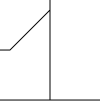

Write Python code to recreate this figure.
# This is based on the zetcode pygtktutorial
import gtk
import math

class PyApp(gtk.Window):
    def __init__(self):
        super(PyApp, self).__init__()

        self.set_title("Julia child 2")
        self.resize(640, 480);
        self.set_position(gtk.WIN_POS_CENTER)
        self.connect("destroy", gtk.main_quit)
        darea = gtk.DrawingArea()
        darea.connect("expose-event", self.expose)
        self.add(darea)
        self.show_all()

    def expose(self, widget, event):
        cr = widget.window.cairo_create()
        cr.new_path()
        cr.move_to(0, 50)
        # cr.line_to(10, 50)
        # cr.line_to(50, 10)
        # cr.line_to(50, 0)
        cr.curve_to(10, 50, 50, 10, 50, 0);
        cr.line_to(50, 100);
        cr.line_to(100, 100);
        cr.line_to(0, 100);
        cr.set_source_rgb(0, 0, 0); # black
        cr.stroke()

PyApp()
gtk.main()
